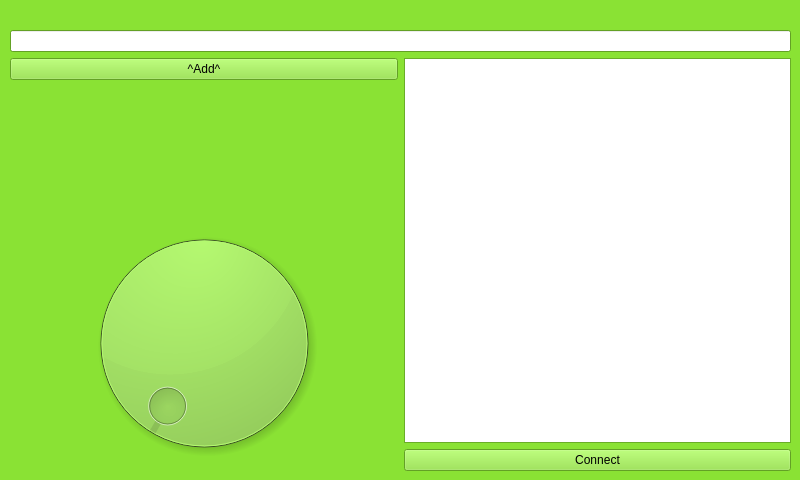
<?xml version="1.0" encoding="UTF-8"?>
<ui version="4.0">
 <class>PsWindow</class>
 <widget class="QWidget" name="PsWindow">
  <property name="geometry">
   <rect>
    <x>0</x>
    <y>0</y>
    <width>800</width>
    <height>480</height>
   </rect>
  </property>
  <property name="sizePolicy">
   <sizepolicy hsizetype="Preferred" vsizetype="Preferred">
    <horstretch>0</horstretch>
    <verstretch>0</verstretch>
   </sizepolicy>
  </property>
  <property name="palette">
   <palette>
    <active>
     <colorrole role="WindowText">
      <brush brushstyle="SolidPattern">
       <color alpha="255">
        <red>0</red>
        <green>0</green>
        <blue>0</blue>
       </color>
      </brush>
     </colorrole>
     <colorrole role="Button">
      <brush brushstyle="SolidPattern">
       <color alpha="255">
        <red>138</red>
        <green>226</green>
        <blue>52</blue>
       </color>
      </brush>
     </colorrole>
     <colorrole role="Light">
      <brush brushstyle="SolidPattern">
       <color alpha="255">
        <red>198</red>
        <green>255</green>
        <blue>143</blue>
       </color>
      </brush>
     </colorrole>
     <colorrole role="Midlight">
      <brush brushstyle="SolidPattern">
       <color alpha="255">
        <red>168</red>
        <green>240</green>
        <blue>97</blue>
       </color>
      </brush>
     </colorrole>
     <colorrole role="Dark">
      <brush brushstyle="SolidPattern">
       <color alpha="255">
        <red>69</red>
        <green>113</green>
        <blue>26</blue>
       </color>
      </brush>
     </colorrole>
     <colorrole role="Mid">
      <brush brushstyle="SolidPattern">
       <color alpha="255">
        <red>92</red>
        <green>151</green>
        <blue>34</blue>
       </color>
      </brush>
     </colorrole>
     <colorrole role="Text">
      <brush brushstyle="SolidPattern">
       <color alpha="255">
        <red>0</red>
        <green>0</green>
        <blue>0</blue>
       </color>
      </brush>
     </colorrole>
     <colorrole role="BrightText">
      <brush brushstyle="SolidPattern">
       <color alpha="255">
        <red>255</red>
        <green>255</green>
        <blue>255</blue>
       </color>
      </brush>
     </colorrole>
     <colorrole role="ButtonText">
      <brush brushstyle="SolidPattern">
       <color alpha="255">
        <red>0</red>
        <green>0</green>
        <blue>0</blue>
       </color>
      </brush>
     </colorrole>
     <colorrole role="Base">
      <brush brushstyle="SolidPattern">
       <color alpha="255">
        <red>255</red>
        <green>255</green>
        <blue>255</blue>
       </color>
      </brush>
     </colorrole>
     <colorrole role="Window">
      <brush brushstyle="SolidPattern">
       <color alpha="255">
        <red>138</red>
        <green>226</green>
        <blue>52</blue>
       </color>
      </brush>
     </colorrole>
     <colorrole role="Shadow">
      <brush brushstyle="SolidPattern">
       <color alpha="255">
        <red>0</red>
        <green>0</green>
        <blue>0</blue>
       </color>
      </brush>
     </colorrole>
     <colorrole role="AlternateBase">
      <brush brushstyle="SolidPattern">
       <color alpha="255">
        <red>196</red>
        <green>240</green>
        <blue>153</blue>
       </color>
      </brush>
     </colorrole>
     <colorrole role="ToolTipBase">
      <brush brushstyle="SolidPattern">
       <color alpha="255">
        <red>255</red>
        <green>255</green>
        <blue>220</blue>
       </color>
      </brush>
     </colorrole>
     <colorrole role="ToolTipText">
      <brush brushstyle="SolidPattern">
       <color alpha="255">
        <red>0</red>
        <green>0</green>
        <blue>0</blue>
       </color>
      </brush>
     </colorrole>
    </active>
    <inactive>
     <colorrole role="WindowText">
      <brush brushstyle="SolidPattern">
       <color alpha="255">
        <red>0</red>
        <green>0</green>
        <blue>0</blue>
       </color>
      </brush>
     </colorrole>
     <colorrole role="Button">
      <brush brushstyle="SolidPattern">
       <color alpha="255">
        <red>138</red>
        <green>226</green>
        <blue>52</blue>
       </color>
      </brush>
     </colorrole>
     <colorrole role="Light">
      <brush brushstyle="SolidPattern">
       <color alpha="255">
        <red>198</red>
        <green>255</green>
        <blue>143</blue>
       </color>
      </brush>
     </colorrole>
     <colorrole role="Midlight">
      <brush brushstyle="SolidPattern">
       <color alpha="255">
        <red>168</red>
        <green>240</green>
        <blue>97</blue>
       </color>
      </brush>
     </colorrole>
     <colorrole role="Dark">
      <brush brushstyle="SolidPattern">
       <color alpha="255">
        <red>69</red>
        <green>113</green>
        <blue>26</blue>
       </color>
      </brush>
     </colorrole>
     <colorrole role="Mid">
      <brush brushstyle="SolidPattern">
       <color alpha="255">
        <red>92</red>
        <green>151</green>
        <blue>34</blue>
       </color>
      </brush>
     </colorrole>
     <colorrole role="Text">
      <brush brushstyle="SolidPattern">
       <color alpha="255">
        <red>0</red>
        <green>0</green>
        <blue>0</blue>
       </color>
      </brush>
     </colorrole>
     <colorrole role="BrightText">
      <brush brushstyle="SolidPattern">
       <color alpha="255">
        <red>255</red>
        <green>255</green>
        <blue>255</blue>
       </color>
      </brush>
     </colorrole>
     <colorrole role="ButtonText">
      <brush brushstyle="SolidPattern">
       <color alpha="255">
        <red>0</red>
        <green>0</green>
        <blue>0</blue>
       </color>
      </brush>
     </colorrole>
     <colorrole role="Base">
      <brush brushstyle="SolidPattern">
       <color alpha="255">
        <red>255</red>
        <green>255</green>
        <blue>255</blue>
       </color>
      </brush>
     </colorrole>
     <colorrole role="Window">
      <brush brushstyle="SolidPattern">
       <color alpha="255">
        <red>138</red>
        <green>226</green>
        <blue>52</blue>
       </color>
      </brush>
     </colorrole>
     <colorrole role="Shadow">
      <brush brushstyle="SolidPattern">
       <color alpha="255">
        <red>0</red>
        <green>0</green>
        <blue>0</blue>
       </color>
      </brush>
     </colorrole>
     <colorrole role="AlternateBase">
      <brush brushstyle="SolidPattern">
       <color alpha="255">
        <red>196</red>
        <green>240</green>
        <blue>153</blue>
       </color>
      </brush>
     </colorrole>
     <colorrole role="ToolTipBase">
      <brush brushstyle="SolidPattern">
       <color alpha="255">
        <red>255</red>
        <green>255</green>
        <blue>220</blue>
       </color>
      </brush>
     </colorrole>
     <colorrole role="ToolTipText">
      <brush brushstyle="SolidPattern">
       <color alpha="255">
        <red>0</red>
        <green>0</green>
        <blue>0</blue>
       </color>
      </brush>
     </colorrole>
    </inactive>
    <disabled>
     <colorrole role="WindowText">
      <brush brushstyle="SolidPattern">
       <color alpha="255">
        <red>69</red>
        <green>113</green>
        <blue>26</blue>
       </color>
      </brush>
     </colorrole>
     <colorrole role="Button">
      <brush brushstyle="SolidPattern">
       <color alpha="255">
        <red>138</red>
        <green>226</green>
        <blue>52</blue>
       </color>
      </brush>
     </colorrole>
     <colorrole role="Light">
      <brush brushstyle="SolidPattern">
       <color alpha="255">
        <red>198</red>
        <green>255</green>
        <blue>143</blue>
       </color>
      </brush>
     </colorrole>
     <colorrole role="Midlight">
      <brush brushstyle="SolidPattern">
       <color alpha="255">
        <red>168</red>
        <green>240</green>
        <blue>97</blue>
       </color>
      </brush>
     </colorrole>
     <colorrole role="Dark">
      <brush brushstyle="SolidPattern">
       <color alpha="255">
        <red>69</red>
        <green>113</green>
        <blue>26</blue>
       </color>
      </brush>
     </colorrole>
     <colorrole role="Mid">
      <brush brushstyle="SolidPattern">
       <color alpha="255">
        <red>92</red>
        <green>151</green>
        <blue>34</blue>
       </color>
      </brush>
     </colorrole>
     <colorrole role="Text">
      <brush brushstyle="SolidPattern">
       <color alpha="255">
        <red>69</red>
        <green>113</green>
        <blue>26</blue>
       </color>
      </brush>
     </colorrole>
     <colorrole role="BrightText">
      <brush brushstyle="SolidPattern">
       <color alpha="255">
        <red>255</red>
        <green>255</green>
        <blue>255</blue>
       </color>
      </brush>
     </colorrole>
     <colorrole role="ButtonText">
      <brush brushstyle="SolidPattern">
       <color alpha="255">
        <red>69</red>
        <green>113</green>
        <blue>26</blue>
       </color>
      </brush>
     </colorrole>
     <colorrole role="Base">
      <brush brushstyle="SolidPattern">
       <color alpha="255">
        <red>138</red>
        <green>226</green>
        <blue>52</blue>
       </color>
      </brush>
     </colorrole>
     <colorrole role="Window">
      <brush brushstyle="SolidPattern">
       <color alpha="255">
        <red>138</red>
        <green>226</green>
        <blue>52</blue>
       </color>
      </brush>
     </colorrole>
     <colorrole role="Shadow">
      <brush brushstyle="SolidPattern">
       <color alpha="255">
        <red>0</red>
        <green>0</green>
        <blue>0</blue>
       </color>
      </brush>
     </colorrole>
     <colorrole role="AlternateBase">
      <brush brushstyle="SolidPattern">
       <color alpha="255">
        <red>138</red>
        <green>226</green>
        <blue>52</blue>
       </color>
      </brush>
     </colorrole>
     <colorrole role="ToolTipBase">
      <brush brushstyle="SolidPattern">
       <color alpha="255">
        <red>255</red>
        <green>255</green>
        <blue>220</blue>
       </color>
      </brush>
     </colorrole>
     <colorrole role="ToolTipText">
      <brush brushstyle="SolidPattern">
       <color alpha="255">
        <red>0</red>
        <green>0</green>
        <blue>0</blue>
       </color>
      </brush>
     </colorrole>
    </disabled>
   </palette>
  </property>
  <property name="windowTitle">
   <string>Form</string>
  </property>
  <widget class="QWidget" name="gridLayoutWidget">
   <property name="geometry">
    <rect>
     <x>10</x>
     <y>10</y>
     <width>781</width>
     <height>461</height>
    </rect>
   </property>
   <layout class="QGridLayout" name="gridLayout">
    <item row="2" column="1">
     <widget class="QLineEdit" name="lineEdit">
      <property name="echoMode">
       <enum>QLineEdit::Normal</enum>
      </property>
     </widget>
    </item>
    <item row="4" column="1">
     <layout class="QHBoxLayout" name="horizontalLayout">
      <item>
       <layout class="QVBoxLayout" name="verticalLayout">
        <item>
         <widget class="QPushButton" name="pushButton_2">
          <property name="text">
           <string>^Add^</string>
          </property>
         </widget>
        </item>
        <item>
         <widget class="QLabel" name="label">
          <property name="font">
           <font>
            <pointsize>80</pointsize>
            <weight>75</weight>
            <bold>true</bold>
           </font>
          </property>
          <property name="text">
           <string/>
          </property>
          <property name="alignment">
           <set>Qt::AlignCenter</set>
          </property>
         </widget>
        </item>
        <item>
         <widget class="QDial" name="dial">
          <property name="enabled">
           <bool>true</bool>
          </property>
          <property name="sizePolicy">
           <sizepolicy hsizetype="Preferred" vsizetype="Expanding">
            <horstretch>0</horstretch>
            <verstretch>0</verstretch>
           </sizepolicy>
          </property>
          <property name="font">
           <font>
            <stylestrategy>NoAntialias</stylestrategy>
           </font>
          </property>
          <property name="minimum">
           <number>31</number>
          </property>
          <property name="maximum">
           <number>126</number>
          </property>
         </widget>
        </item>
       </layout>
      </item>
      <item>
       <layout class="QVBoxLayout" name="verticalLayout_2">
        <item>
         <widget class="QTextEdit" name="textEdit">
          <property name="sizePolicy">
           <sizepolicy hsizetype="Preferred" vsizetype="Preferred">
            <horstretch>0</horstretch>
            <verstretch>0</verstretch>
           </sizepolicy>
          </property>
         </widget>
        </item>
        <item>
         <widget class="QPushButton" name="conncectBtn">
          <property name="text">
           <string>Connect</string>
          </property>
         </widget>
        </item>
       </layout>
      </item>
     </layout>
    </item>
    <item row="1" column="1">
     <widget class="QLabel" name="lbSSID">
      <property name="text">
       <string/>
      </property>
     </widget>
    </item>
   </layout>
  </widget>
 </widget>
 <resources/>
 <connections/>
</ui>
